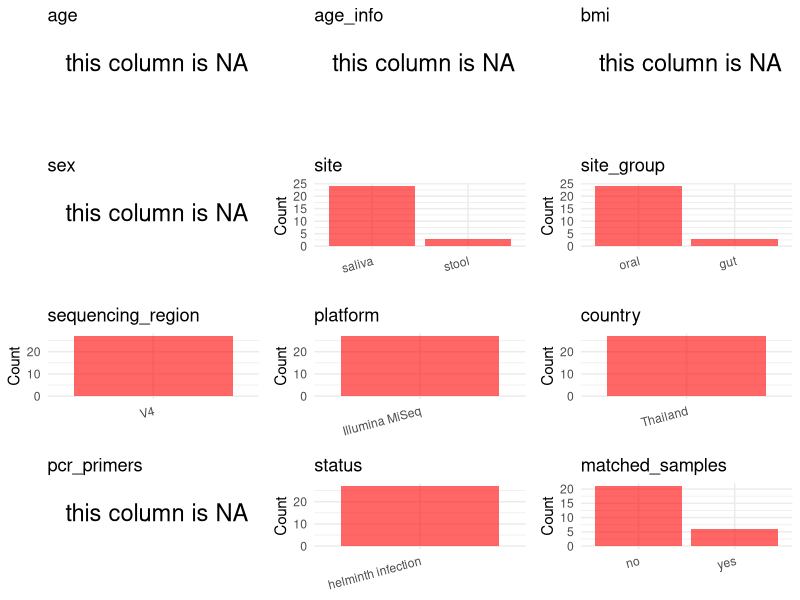

This figure's R source: (Note: this script raises an error after producing the figure.)
## ---- chunk 1
# Load libraries
library(dplyr)
library(ggplot2)
library(cowplot)

# (1) Setting working directory
# EDIT HERE: change project_id for each study
project_id <- "PRJNA799190"

base_dir <- "/beegfs/huangxiaochang/global_oral/global-oral-microbiome/data/projects/"
setwd(file.path(base_dir, project_id))

# (2) Loading raw SRA metadata file
sra_file <- "SraRunTable.csv"
initial_meta <- read.csv("SraRunTable.csv", header = TRUE)

# (3) OPTIONAL: If extra metadata (e.g., Table.x or supplemental materials) are available from the article, you may need to merge the file with initial_meta manually. Below is example code for merging. Depending on the specific case of each study, you can customize the code as needed.
# supp_table <- read.csv("supplemental_table.csv", header = TRUE)
# initial_meta <- left_join(initial_meta, supp_table, by = merge_col_name)
## ---- chunk 2
# (1) Read the article in the following order: abstract, the beginning of the results section, and the methods. Understand the sample size, experimental design, and disease group overview. Clarify the sampling sites; for oral and gut samples, specify the exact sites like supragingival plaque, tongue, etc.

# (2) IMPORTANT: MUST go through each column of initial_meta
# head(initial_meta, 10)

# IMPORTANT: Check the unique values in the column of interest or query column.
# lapply(initial_meta[c('body_habitat', 'body_product', 'body_site')], table) # site
# table(initial_meta$host_subject_id) # subject id
# table(initial_meta$platform..exp.) # output is Illumina
# table(initial_meta$target_subfragment..exp.)
## ---- chunk 3
# (1) EDIT HERE: Parameter setup
# NOTE: This project has no lab control samples (blanks/positives) or non-human samples. Leave keywords empty to skip filtering.
control_column <- NA   # column name in initial_meta
# unique(initial_meta[[control_column]])  # uncomment to explore
control_keywords <- c()     # Enter exact keywords

species_column <- NA          # column name in initial_meta
# unique(initial_meta[[species_column]])  # uncomment to explore
non_human_keywords <- c()            # Enter exact keywords


# (2) Remove controls and non-human samples. DO NOT need to modify code in this part, just run it.
n_samples <- nrow(initial_meta)
# Control evaluation
if (length(control_keywords) > 0) {
  if (is.null(control_column) || control_column == "") {
    stop("Error: control_keywords provided but control_column is missing.")
  }

  if (!(control_column %in% colnames(initial_meta))) {
    stop(sprintf("Error: Column '%s' not found in initial_meta.", control_column))
  }

  control_pattern <- paste(control_keywords, collapse = "|")
  control_text <- initial_meta[[control_column]]
  is_control <- grepl(control_pattern, control_text)

} else {
  is_control <- rep(FALSE, n_samples)
}

# Non-human evaluation
if (length(non_human_keywords) > 0) {
  if (is.null(species_column) || species_column == "") {
    stop("Error: non_human_keywords provided but species_column is missing.")
  }

  if (!(species_column %in% colnames(initial_meta))) {
    stop(sprintf("Error: Column '%s' not found in initial_meta.", control_column))
  }

  non_human_pattern <- paste(non_human_keywords, collapse = "|")
  species_text <- initial_meta[[species_column]]
  is_non_human <- grepl(non_human_pattern, species_text)
} else {
  is_non_human <- rep(FALSE, n_samples)
}

# Execute removal
samples_to_remove <- is_control | is_non_human
initial_meta <- initial_meta[!samples_to_remove, ]

cat("Initial samples counts:",n_samples,"\n")
cat("Removed control samples:", sum(is_control), "\n")
cat("Removed non-human samples:", sum(is_non_human), "\n")
cat("Total samples removed ", sum(samples_to_remove), "\n")
cat("Remaining samples after Step 2:", nrow(initial_meta), "\n")
## ---- chunk 4
# Extract columns from initial_meta as follows:
# (1) No modification needed → extract directly.
# (2) Modification needed → create a column start with 'raw_' and mark the target column as "pending".
# (3) Need to find or determine based on the article.

metadata <- data.frame(
  bioproject = initial_meta$BioProject,
  sample_id = initial_meta$Run,
  raw_subject_id = initial_meta$Sample.Name,
  subject_id = "pending",
  age = NA,
  age_info = NA,
  bmi = NA,
  raw_sex = NA,
  sex = "pending",
  sequencing_region = "V4",
  platform = initial_meta$Instrument,
  country = initial_meta$geo_loc_name_country,
  raw_site = initial_meta$Organism,
  site = "pending",
  site_group = "pending",
  public_time = initial_meta$ReleaseDate,
  pcr_primers = NA,
  title = NA,
  disease_study = NA,
  status = NA,
  matched_samples = "pending",
  is_time_series = "no",
  stringsAsFactors = FALSE
)

metadata$public_time <- as.Date(metadata$public_time)
## ---- chunk 5
# (1) Handle the columns with the `raw_` prefix.
# IMPORTANT: Add comments if the modification is not straightforward!!
metadata$sex <- NA_character_

# Extract subject_id by removing sample type suffix
metadata$subject_id <- gsub("S-Saliva-.*$|F$", "", metadata$raw_subject_id) # Some Sample.Name have saliva/F suffix

# Derive site from Organism column
metadata$site <- ifelse(
  grepl("oral", metadata$raw_site), "saliva",
  ifelse(grepl("gut", metadata$raw_site), "stool", NA_character_)
)

metadata$title <- "Clinical helminth infections alter host gut and saliva microbiota"
metadata$disease_study <- "yes"
metadata$status <- "helminth infection"

# Keep only subjects who have saliva samples (including their paired gut samples)
saliva_subjects <- unique(metadata$subject_id[which(metadata$site == "saliva")])
metadata <- metadata[metadata$subject_id %in% saliva_subjects, ]

## ---- chunk 6
# (2) Filling the 'site_group' and 'matched_samples' columns
# editing site_group
unique(metadata$site)
# EDIT HERE: add oral sites
Oral_site = c("saliva", "mouth", "tongue coating", "supragingival plaque", "subgingival plaque", "oral swab", "denture", "tooth", "abscess pus", "adjacent periodontal pocket", "patient healthy crevice", "healthy control crevice", "gingival crevicular fluid", "subgingival plaque")
# EDIT HERE: add gut sites
Gut_site = c("feces", "stool")
# just run
metadata <- metadata %>%
  mutate(site_group = case_when(
    site %in% Oral_site ~ "oral",
    site %in% Gut_site ~ "gut",
    TRUE ~ "other"
  ))

# editing matched_samples, just run.
metadata$matched_samples <- ifelse(
  ave(metadata$subject_id, metadata$subject_id, FUN = length) > 1,
  "yes",
  "no"
)
## ---- chunk 7
# (3) check if there is pending value in metadata. If there is pending value, go on modify the metadata.
# Function to check if a column contains "pending"
has_pending <- function(col) {
  if (is.character(col) || is.factor(col)) {
    any(col == "pending", na.rm = TRUE)
  } else {
    FALSE
  }
}

# Check for any pending value
any_pending_value <- any(sapply(metadata, has_pending))

if (!any_pending_value) {
  message("Good! No cell contains the value 'pending'.")
} else {
  pending_cols <- names(metadata)[sapply(metadata, has_pending)]
  message("Columns containing 'pending': ", paste(pending_cols, collapse = ", "))
  message("Please continue to resolve these pending columns!")
}
## ---- chunk 8
# Select columns for visualization, just run
plot_data <- metadata %>%
  select(-bioproject, -sample_id, -subject_id, -title)

create_simple_plots <- function(data) {
  plots <- list()
  continuous_vars <- c("age", "bmi")

  for (col in colnames(data)) {
    if (all(is.na(data[[col]]))) {
      p <- ggplot() +
        annotate("text", x = 0.5, y = 0.5, label = "this column is NA", size = 6) +
        labs(title = col) +
        theme_void()
    } else if (col %in% continuous_vars && is.numeric(data[[col]])) {
      p <- ggplot(data, aes(x = .data[[col]])) +
        geom_histogram(fill = "blue", alpha = 0.6, bins = 20, na.rm = TRUE) +
        labs(title = col, x = col, y = "Count") +
        theme_minimal()
    } else {
      count_data <- as.data.frame(table(data[[col]], useNA = "ifany"))
      p <- ggplot(count_data, aes(x = reorder(Var1, -Freq), y = Freq)) +
        geom_col(fill = "red", alpha = 0.6) +
        labs(title = col, x = NULL, y = "Count") +
        theme_minimal() +
        theme(axis.text.x = element_text(angle = 15, hjust = 1))
    }
    plots[[col]] <- p
  }

  return(plots)
}

# Generate and arrange plots
plots <- create_simple_plots(plot_data)
p <- plot_grid(plots$age,
               plots$age_info,
               plots$bmi,
               plots$sex,
               plots$site,
               plots$site_group,
               plots$sequencing_region,
               plots$platform,
               plots$country,
               plots$pcr_primers,
               plots$status,
               plots$matched_samples,
               ncol = 3, align = "hv", axis = "lb")
ggsave("Metadata_Summary.png", plot = p, width = 8, height = 6, dpi = 150)
## ---- chunk 9
# Insert Metadata_Summary.png into the current Rmd output
knitr::include_graphics("Metadata_Summary.png")
## ---- chunk 10
# Reorder the data frame
fixed_cols <- c("bioproject", "sample_id", "subject_id", "age", "age_info",
                "bmi", "sex", "platform", "sequencing_region", "pcr_primers",
                "country", "site", "site_group", "disease_study", "status",
                "title", "public_time", "matched_samples", "is_time_series")
metadata <- metadata %>%
  select(all_of(fixed_cols), everything())

# save metadata
# head(metadata)
write.csv(metadata, file = "metadata_v2.csv", quote = TRUE, row.names = FALSE)
